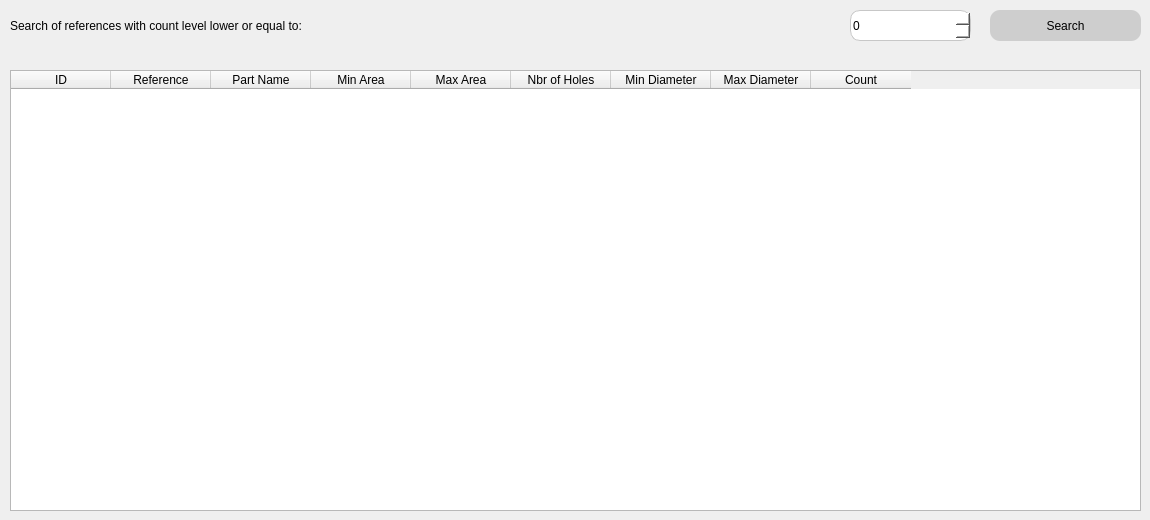
    <widget class="QWidget" name="tab">
     <attribute name="title">
      <string>Inventory Details</string>
     </attribute>
     <widget class="QLabel" name="label_2">
      <property name="geometry">
       <rect>
        <x>10</x>
        <y>10</y>
        <width>631</width>
        <height>31</height>
       </rect>
      </property>
      <property name="styleSheet">
       <string notr="true">
font: 75 14pt &quot;Century Gothic&quot;;</string>
      </property>
      <property name="text">
       <string>Search of references with count level lower or equal to:</string>
      </property>
     </widget>
     <widget class="QTableWidget" name="table">
      <property name="geometry">
       <rect>
        <x>10</x>
        <y>70</y>
        <width>1131</width>
        <height>441</height>
       </rect>
      </property>
      <property name="styleSheet">
       <string notr="true">font: 10pt &quot;Century Gothic&quot;;</string>
      </property>
      <column>
       <property name="text">
        <string>ID</string>
       </property>
      </column>
      <column>
       <property name="text">
        <string>Reference</string>
       </property>
      </column>
      <column>
       <property name="text">
        <string>Part Name</string>
       </property>
      </column>
      <column>
       <property name="text">
        <string>Min Area</string>
       </property>
      </column>
      <column>
       <property name="text">
        <string>Max Area</string>
       </property>
      </column>
      <column>
       <property name="text">
        <string>Nbr of Holes</string>
       </property>
      </column>
      <column>
       <property name="text">
        <string>Min Diameter</string>
       </property>
      </column>
      <column>
       <property name="text">
        <string>Max Diameter</string>
       </property>
      </column>
      <column>
       <property name="text">
        <string>Count</string>
       </property>
      </column>
     </widget>
     <widget class="QSpinBox" name="count_filter_txt">
      <property name="geometry">
       <rect>
        <x>850</x>
        <y>10</y>
        <width>121</width>
        <height>31</height>
       </rect>
      </property>
      <property name="styleSheet">
       <string notr="true">font: 12pt &quot;Century Gothic&quot;;
font: 12pt &quot;Century Gothic&quot;;
border-radius:10px;
border:1px solid rgb(199, 199, 199);
background-color: white;
</string>
      </property>
     </widget>
     <widget class="QPushButton" name="search_btn">
      <property name="geometry">
       <rect>
        <x>990</x>
        <y>10</y>
        <width>151</width>
        <height>31</height>
       </rect>
      </property>
      <property name="styleSheet">
       <string notr="true">font: 12pt &quot;Century Gothic&quot;;
border-radius:10px;
background-color:rgb(206, 206, 206);</string>
      </property>
      <property name="text">
       <string>Search</string>
      </property>
     </widget>
    </widget>
